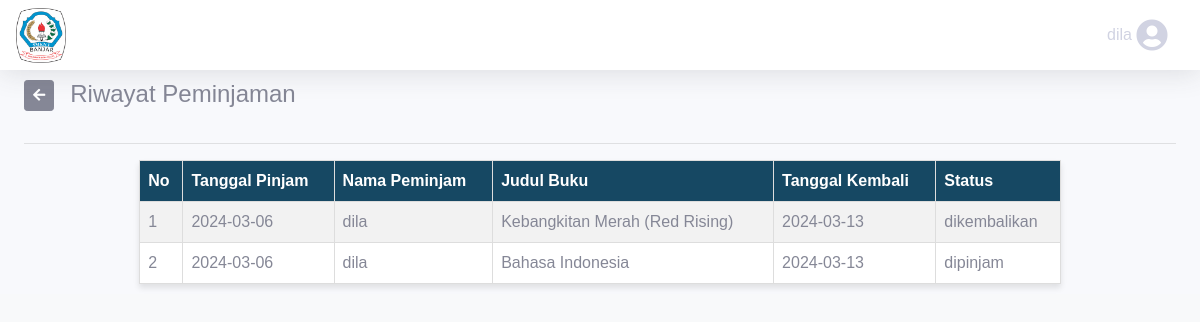
The page /user/riwayat_pinjam.php (signed in) on the database its author committed.
### tables this page shows
CREATE TABLE `peminjaman` (
  `peminjaman_id` int(11) NOT NULL,
  `perpus_id` int(11) NOT NULL,
  `buku_id` int(11) NOT NULL,
  `tanggal_pinjam` date NOT NULL,
  `user_id` varchar(11) NOT NULL,
  `username` varchar(255) NOT NULL,
  `tanggal_kembali` date NOT NULL,
  `created_at` timestamp NOT NULL DEFAULT current_timestamp() ON UPDATE current_timestamp(),
  `status_peminjam` varchar(255) NOT NULL
);

CREATE TABLE `buku` (
  `buku_id` int(11) NOT NULL,
  `perpus_id` int(11) NOT NULL,
  `judul` varchar(100) NOT NULL,
  `cover` varchar(255) NOT NULL,
  `penulis` varchar(50) NOT NULL,
  `penerbit` varchar(50) NOT NULL,
  `tahun_terbit` int(11) NOT NULL,
  `deskripsi` varchar(10000) NOT NULL,
  `kategori_id` int(11) NOT NULL,
  `ketersediaan` int(50) NOT NULL,
  `file_pdf` varchar(1000) NOT NULL,
  `created_at` timestamp NOT NULL DEFAULT current_timestamp() ON UPDATE current_timestamp()
);

### user/riwayat_pinjam.php (the view, shortened to what this page needs)
<?php
$servername = "localhost";
$username = "root";
$password = "";
$database = "perpustakaan_digital";
$conn = new mysqli($servername, $username, $password, $database);
$id=$_SESSION['username'];
$sql = "SELECT * FROM peminjaman WHERE username='$id'";
$result = $conn->query($sql);
?>
<!DOCTYPE html>
<html lang="en">
<head>
    <link href="../dashboard/vendor/fontawesome-free/css/all.min.css" rel="stylesheet" type="text/css">
    <link href="../dashboard/css/sb-admin-2.min.css" rel="stylesheet">
</head>
<body id="page-top">
    <div id="wrapper">
        <div id="content-wrapper" class="d-flex flex-column" style="padding-top: 80px;">
            <div id="content">
                <nav class="navbar navbar-expand navbar-light bg-white topbar mb-4 static-top shadow fixed-top">
                    <a class="navbar-brand" href="#">
                        <img src="../logo.png" width="50" height="55" class="d-inline-block align-top" alt="Your Logo">
                    </a>
                    <ul class="navbar-nav ml-auto">
                        <li class="nav-item dropdown no-arrow">
                            <a class="nav-link dropdown-toggle" href="#" id="userDropdown" role="button" data-toggle="dropdown" aria-haspopup="true" aria-expanded="false">
                                <?php
                                if (isset($_SESSION['username'])) {
                                    echo $_SESSION['username'];
                                } else {
                                    echo "Pengguna";
                                }
                                ?>
                                <i class="fas fa-user-circle fa-fw fa-2x"></i>
                            </a>
                        </li>
                    </ul>
                </nav>
                <div class="container-fluid">
                    <div class="row">
                        <div class="col">
                            <a class="btn btn-secondary btn-sm float-left mb-3" href="javascript:history.go(-1)">
                                <i class="fas fa-arrow-left"></i>
                            </a>
                            <h4 class="float-left ml-3">Riwayat Peminjaman</h4>
                        </div>
                    </div>
                    <hr>
                    <table border="1">
                        <tr>
                            <th>No</th>
                            <th>Tanggal Pinjam</th>
                            <th>Nama Peminjam</th>
                            <th>Judul Buku</th>
                            <th>Tanggal Kembali</th>
                            <th>Status</th>
                        </tr>
                        <?php
if ($result->num_rows > 0) {
    $no = 1;
    while ($row = $result->fetch_assoc()) {
        echo "<tr>";
        echo "<td>" . $no++ . "</td>";
        echo "<td>" . $row['tanggal_pinjam'] . "</td>";
        echo "<td>" . $row['username'] . "</td>";
        $buku_id = $row['buku_id'];
        $sql_buku = "SELECT judul FROM buku WHERE buku_id=$buku_id";
        $result_buku = $conn->query($sql_buku);
        $row_buku = $result_buku->fetch_assoc();
        if ($row_buku) {
            echo "<td>" . $row_buku['judul'] . "</td>";
        } else {
            echo "<td>[Judul Tidak Ditemukan]</td>";
        }
        $tanggal_kembali = new DateTime($row['tanggal_pinjam']);
        if ($tanggal_kembali) {
            $tanggal_kembali->add(new DateInterval('P7D'));
            echo "<td>" . $tanggal_kembali->format('Y-m-d') . "</td>";
        } else {
            echo "<td>[Tanggal Kembali Tidak Tersedia]</td>";
        }
        echo "<td>" . $row['status_peminjam'] . "</td>";
        echo "</tr>";
    }
}
                    ?>
                    </table>
                </div>
            </div>
        </div>
    </div>
</body>
</html>

### user/riwayat_pinjam.php (style rules this page uses)
body { font-family: Arial, sans-serif; background-color: #f8f9fa; margin: 0; }
table { border-collapse: collapse; width: 80%; margin: 10px auto; background-color: #fff; box-shadow: 0 4px 6px rgba(0, 0, 0, 0.1); }
th, td { border: 1px solid #ddd; padding: 8px; text-align: left; }
th { background-color: #164863; color: #fff; }
tr:nth-child(even) { background-color: #f2f2f2; }

### rows shown on the page
peminjaman: tanggal_pinjam "2024-03-06", username "dila", buku.judul "Kebangkitan Merah (Red Rising)", tanggal_pinjam "2024-03-13", status_peminjam "dikembalikan"
peminjaman: tanggal_pinjam "2024-03-06", username "dila", buku.judul "Bahasa Indonesia", tanggal_pinjam "2024-03-13", status_peminjam "dipinjam"

### other values the page prints
$_SESSION['username'] "dila"
